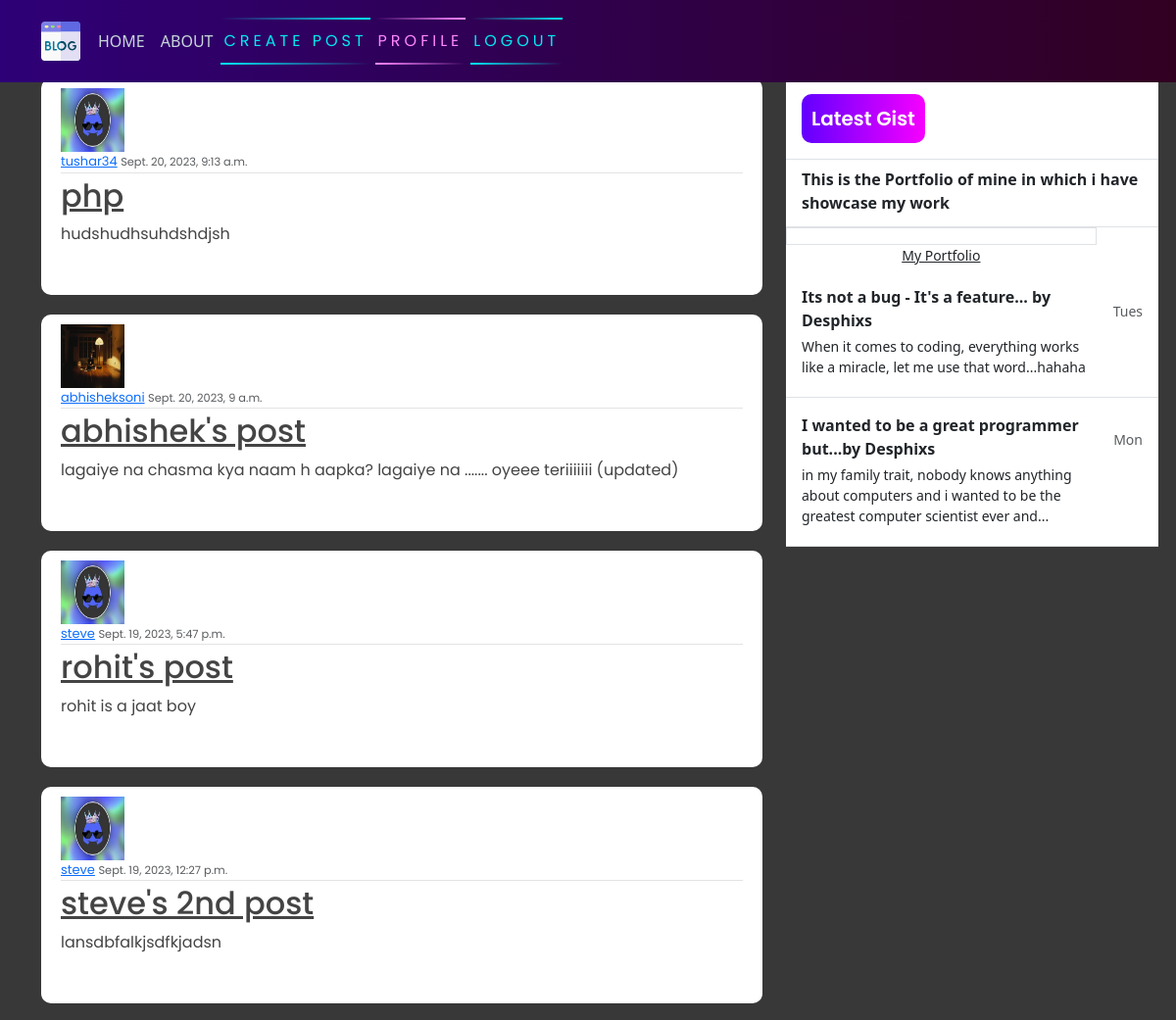
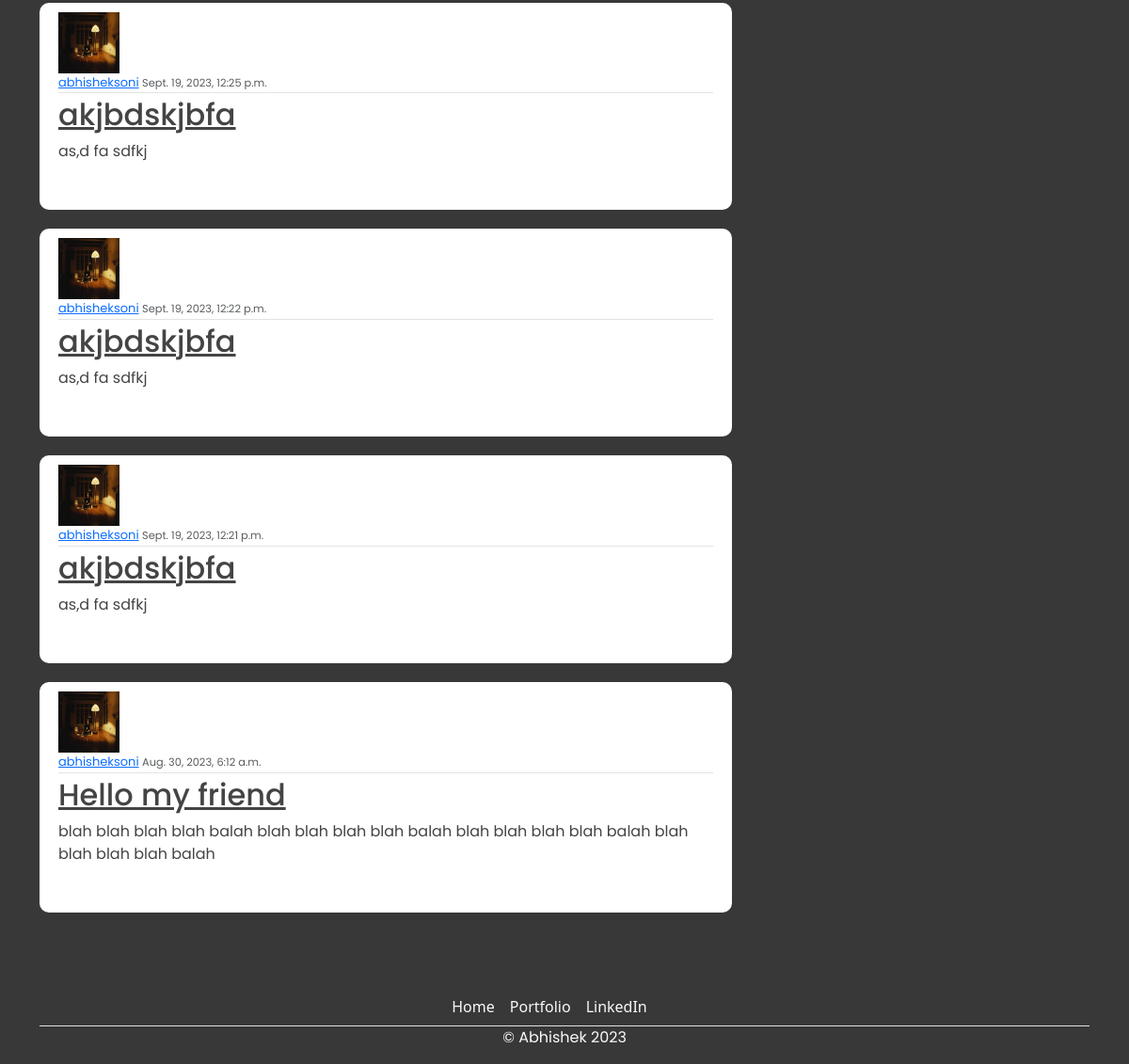
The app's page / (signed in) with its own data (2 pictures, top to bottom).
### blog1/models.py (models this page shows, shortened)
class Post(models.Model):
    title = models.CharField(max_length=200)
    content = models.TextField()
    date_posted = models.DateTimeField(default= timezone.now)
    author = models.ForeignKey(User, on_delete=models.CASCADE)

### users/models.py (models this page shows, shortened)
class Profile(models.Model):
    user = models.OneToOneField(User, on_delete = models.CASCADE)
    image = models.ImageField(default='default.jpg' , upload_to = 'profile_pics')

### blog1/views.py (the view)
# urls.py: path('', PostListView.as_view(), name = 'blog1-home'),
class PostListView(LoginRequiredMixin, ListView):
    model = Post
    context_object_name = 'posts'
    ordering = ["-date_posted"]
    template_name = 'blog1/index.html'

### blog1/templates/blog1/index.html
{% extends 'blog1/base.html' %}
{% block content %}
    {% for posts in posts %}
        <article class="media content-section">
            <img class="rounded-cirlce article-img" src="{{ posts.author.profile.image.url }}" alt="">
            <div class="media-body">
              <div class="article-metadata">
                <a class="mr-2" href="#">{{ posts.author }}</a>
                <small class="text-muted">{{ posts.date_posted }}</small>
              </div>
              <h2><a class="article-title" href="{% url 'blog1-detail' posts.id %}">{{ posts.title }}</a></h2>
              <p class="article-content">{{ posts.content }}</p>
            </div>
            <br>
          </article>
    {% endfor  %}
{% endblock content %}

### blog1/templates/blog1/base.html (shortened to what this page needs)
{% load static %}
<!DOCTYPE html>
<html>
<head>
    <link href="https://cdn.jsdelivr.net/npm/bootstrap@5.3.1/dist/css/bootstrap.min.css" rel="stylesheet">
    <link rel="stylesheet" href="{% static 'main.css' %}">
</head>
<body>
    <header class="site-header">
      <nav class="navbar navbar-expand-md navbar-dark bg-steel fixed-top">
        <div class="container">
          <div class="collapse navbar-collapse" id="navbarToggle">
            <div class="navbar-nav mr-auto">
                   {% if user.is_authenticated %}
              <a class="nav-item nav-link" href="{% url 'blog1-home' %}">HOME</a>
              <a class="nav-item nav-link" href="{% url 'blog1-about' %}">ABOUT</a>
            </div>
            <div class="navbar-nav">
                <a href="{% url 'blog1-new' %}" id="auth-links">
                <span></span>
                <span></span>
                Create Post
            </a>
                <a href="{% url 'profile' %}" id="auth-links">
                <span></span>
                <span></span>
                Profile
            </a>
                <a href="{% url 'logout' %}" id="auth-links">
                <span></span>
                <span></span>
                Logout
            </a>
               {% endif %}
            </div>
          </div>
        </div>
      </nav>
    </header>
    <main role="main" class="container">
      <div class="row">
        <div class="col-md-8">
           {% block content %}{% endblock %}
        </div>
        <div class="col-md-4">
          <div class="content-sectionw">
            <div class="d-flex flex-column align-items-stretch flex-shrink-0 bg-white" style="width: 380px;" style="padding-top: 120px;">
                <a id="list-group" style="text-decoration: none;" href="" class="d-flex align-items-center flex-shrink-0 p-3 link-dark text-decoration-none border-bottom">
                  <span class="fs-5 fw-semibold" id="gist-btn">Latest Gist</span>
                </a>
                <div class="list-group list-group-flush border-bottom scrollarea">
                  <a href="#" class="list-group-item list-group-item-action  lh-tight" aria-current="true">
                    <div class="d-flex w-100 align-items-center justify-content-between">
                      <strong class="mb-1">This is the Portfolio of mine in which i have showcase my work
                    </strong>
                    </div>
                    <div class="col-10 mb-1 small text-center"><a href="https://abhishekksoni.github.io/abhisheksoni.me/" class="text-dark" target="_blank">My Portfolio </a></div>
                  </a>
                  <a href="#" class="list-group-item list-group-item-action py-3 lh-tight">
                    <div class="d-flex w-100 align-items-center justify-content-between">
                      <strong class="mb-1">Its not a bug - It's a feature... by Desphixs</strong>
                      <small class="text-muted">Tues</small>
                    </div>
                    <div class="col-10 mb-1 small">When it comes to coding, everything works like a miracle, let me use that word...hahaha</div>
                  </a>
                  <a href="#" class="list-group-item list-group-item-action py-3 lh-tight">
                    <div class="d-flex w-100 align-items-center justify-content-between">
                      <strong class="mb-1">I wanted to be a great programmer but...by Desphixs</strong>
                      <small class="text-muted">Mon</small>
                    </div>
                    <div class="col-10 mb-1 small">in my family trait, nobody knows anything about computers and i wanted to be the greatest computer scientist ever and...</div>
                  </a>
                </div>
              </div>
          </div>
        </div>
      </div>
        <footer class="" >
          <ul class="nav justify-content-center border-bottom"  style="margin-top: 60px;">
            <li class="nav-item "><a href="#" class="nav-link px-2 text-light">Home</a></li>
            <li class="nav-item"><a href="https://abhishekksoni.github.io/abhisheksoni.me/" class="nav-link px-2 text-light">Portfolio</a></li>
            <li class="nav-item"><a href="https://www.linkedin.com/in/abhishek-soni15/" class="nav-link px-2 text-light">LinkedIn</a></li>
            <li class="nav-item"><a href="#" class="nav-link px-2 text-muted"></a></li>
            <li class="nav-item"><a href="#" class="nav-link px-2 text-muted"></a></li>
          </ul>
          <p class="text-center text-light">&copy; Abhishek 2023</p>
        </footer>
    </main>
</body>
</html>

### blog1/static/blog1/main.css (style rules this page uses)
body { background-color: rgb(56, 56, 56); margin-top: 5rem; background-size: contain; background-repeat: no-repeat; }
h1, h2, h3, h4, h5, h6, p { color: #444444; font-family: 'Poppins', sans-serif; }
ul { margin: 0; }
.bg-steel { background: linear-gradient(270deg, rgb(49, 0, 33) 0%, rgb(46, 0, 119) 100%); }
.site-header .navbar-nav .nav-link { color: #cbd5db; }
.content-section { background: #ffffff; padding: 10px 20px; border-radius: 10px; margin-bottom: 20px; }
.article-title { color: #444444; }
.article-content { white-space: pre-line; }
.article-img { height: 65px; width: 65px; margin-right: 16px; }
.article-metadata { font-family: 'Poppins', sans-serif; padding-bottom: 1px; margin-bottom: 4px; font-size: 13px; border-bottom: 1px solid #e3e3e3 }
svg { width: 50px; height: 50px; }
#auth-links { font-family: 'Poppins', sans-serif; position: relative; display: inline-block; padding: 12px 3px; margin: 10px 0; color: #03e9f4; text-decoration: none; text-transform: uppercase; transition: 0.5s; letter-spacing: 4px; overflow: hidden; margin-right: 5px; }
#auth-links:nth-child(2) { filter: hue-rotate(110deg); }
#auth-links span { position: absolute; display: block; }
#auth-links span:nth-child(1) { top: 0; left: 0; width: 100%; height: 2px; background: linear-gradient(90deg,transparent,#03e9f4); animation: animate1 1s linear infinite; }
#auth-links span:nth-child(3) { bottom: 0; right: 0; width: 100%; height: 2px; background: linear-gradient(270deg,transparent,#03e9f4); animation: animate3 1s linear infinite; animation-delay: 0.50s; }
#gist-btn { color: black; background: linear-gradient(270deg, rgb(247, 0, 255) 0%, rgb(98, 0, 255) 100%); padding: 10px; color: white; font-family: 'Poppins', sans-serif; font-weight: bold; border-radius: 10px; }

### records on screen
Post: author.profile.image (placeholder picture), author "tushar34", date_posted "Sept. 20, 2023, 9:13 a.m.", title "php", content "hudshudhsuhdshdjsh"
Post: author.profile.image (picture), author "abhisheksoni", date_posted "Sept. 20, 2023, 9 a.m.", title "abhishek's post", content "lagaiye na chasma kya naam h aapka? lagaiye na ....... oyeee teriiiiiii (updated)"
Post: author.profile.image (placeholder picture), author "steve", date_posted "Sept. 19, 2023, 5:47 p.m.", title "rohit's post", content "rohit is a jaat boy"
Post: author.profile.image (placeholder picture), author "steve", date_posted "Sept. 19, 2023, 12:27 p.m.", title "steve's 2nd post", content "lansdbfalkjsdfkjadsn"
Post: author.profile.image (picture), author "abhisheksoni", date_posted "Sept. 19, 2023, 12:25 p.m.", title "akjbdskjbfa", content "as,d fa sdfkj"
Post: author.profile.image (picture), author "abhisheksoni", date_posted "Sept. 19, 2023, 12:22 p.m.", title "akjbdskjbfa", content "as,d fa sdfkj"
Post: author.profile.image (picture), author "abhisheksoni", date_posted "Sept. 19, 2023, 12:21 p.m.", title "akjbdskjbfa", content "as,d fa sdfkj"
Post: author.profile.image (picture), author "abhisheksoni", date_posted "Aug. 30, 2023, 6:12 a.m.", title "Hello my friend", content "blah blah blah blah balah blah blah blah blah balah blah blah blah blah balah blah blah blah blah balah"
